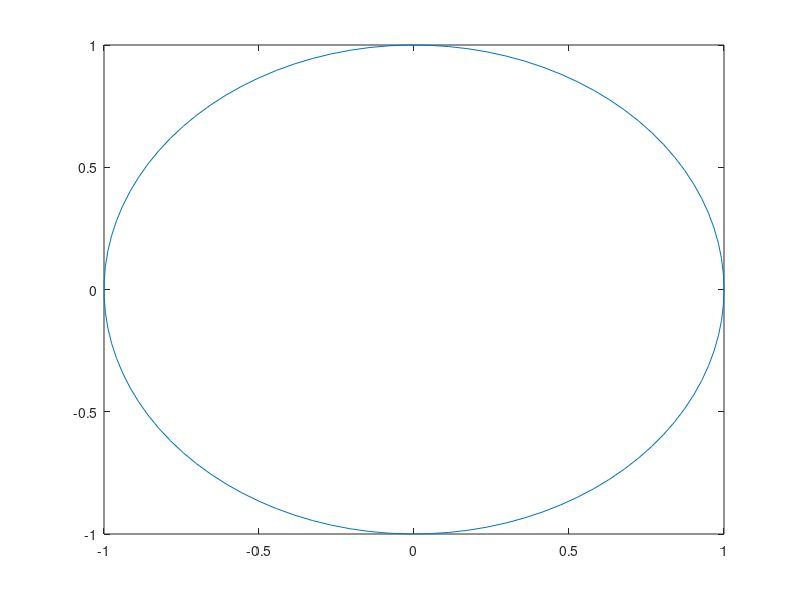

Source code (MATLAB):
% x=randi([50 100],20,1)
% % randi([min max],column,row)
% y=mod(x,2)==1
% % y is a logical index, and mod(5,2)=1
% z=x(y)
% sum(z(z>85))
% combined logical index,the out is odd index of x which rand ranging 50 to
% 100,and greater than 85
% ------------------------------------
% a plot of x^2+y^2=1
x=linspace(-1,1,1000);
s=x.^2;
b=sqrt(1-s);
plot(s,b)
% ------------------------------------or
theta = linspace(0,2*pi);
x = cos(theta);
y = sin(theta);

% Plot the circle
plot(x,y)